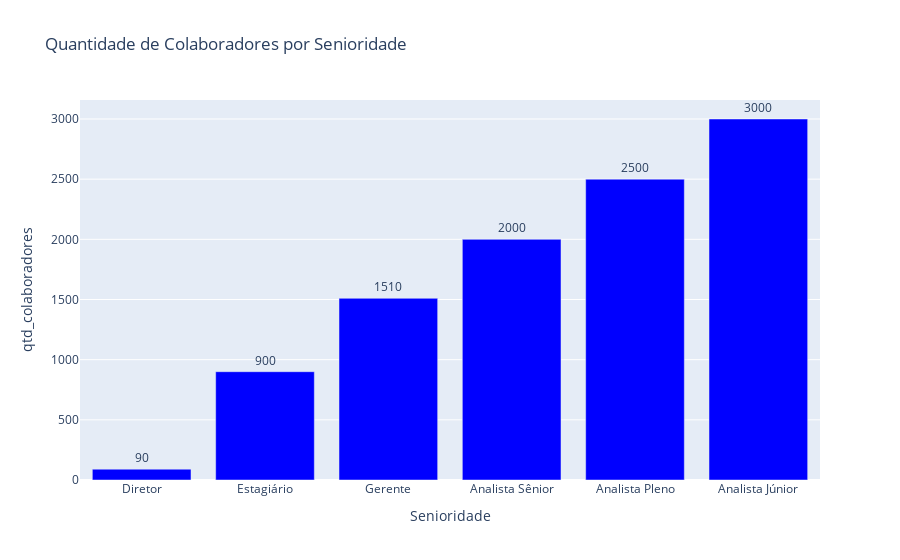

The cell this chart's notebook holds for it:
### Code cell
contagem = df[["Senioridade","id"]].groupby("Senioridade").count().reset_index().sort_values(by="id").tail(10)

fig = px.bar(contagem, x="Senioridade", y="id",
             labels={"Senioridade": "Senioridade", 'id': 'qtd_colaboradores'},
             title='Quantidade de Colaboradores por Senioridade',
             color_discrete_sequence=['blue'],
             text="id")

fig.update_traces(texttemplate='%{text}', textposition='outside')

### Figure 1 — Plotly figure (JSON) as saved in the notebook; plotly's stock layout.template omitted (floating-point values rounded to 4 significant figures)
{"data": [{"alignmentgroup": "True", "hovertemplate": "Senioridade=%{x}<br>qtd_colaboradores=%{text}<extra></extra>", "legendgroup": "", "marker": {"color": "blue", "pattern": {"shape": ""}}, "name": "", "offsetgroup": "", "orientation": "v", "showlegend": false, "text": [90, 900, 1510, 2000, 2500, 3000], "textposition": "outside", "texttemplate": "%{text}", "type": "bar", "x": ["Diretor", "Estagiário", "Gerente", "Analista Sênior", "Analista Pleno", "Analista Júnior"], "xaxis": "x", "y": [90, 900, 1510, 2000, 2500, 3000], "yaxis": "y"}], "layout": {"barmode": "relative", "legend": {"tracegroupgap": 0}, "title": {"text": "Quantidade de Colaboradores por Senioridade"}, "xaxis": {"anchor": "y", "domain": [0, 1], "title": {"text": "Senioridade"}}, "yaxis": {"anchor": "x", "domain": [0, 1], "title": {"text": "qtd_colaboradores"}}}}
